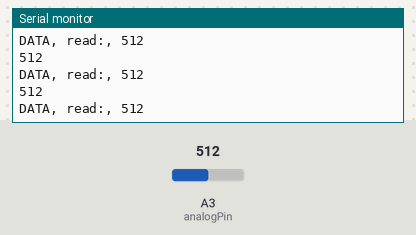
Bench run of a sketch on a simulated Arduino Uno, built with avr-gcc and run on an emulated ATmega328P. Parts: the last lines printed to the serial monitor. Inputs (shaded band) come from the test bench; at power-on: A3 (analogPin) = 512.

Above: at 1.2 s.
1.3 s: A3 (analogPin) set to 991
At 2.4 s:
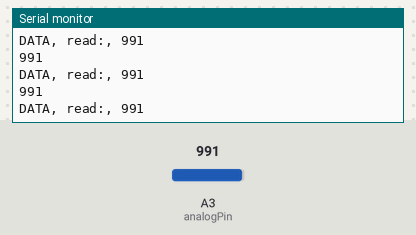
4.3 s: A3 (analogPin) set to 1007
At 5.3 s:
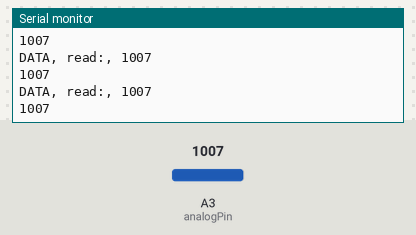
Timing chart, 0 to 7.3 s (numbered marks = the images above; inputs shaded):
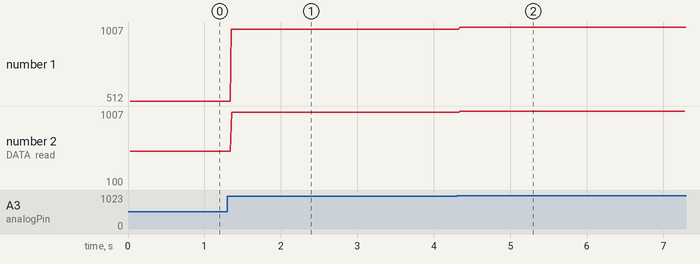

The sketch:

test1.ino
```cpp
int analogPin = 3;
int val = 0;

  void setup()
  {
    Serial.begin(9600);  // this is for serial monitor to see the muscle sensor value you're getting

     Serial.begin(14400);                 //for
    Serial.println("CLEARDATA");          //excel
Serial.println("LABEL,Acolumn");          //use
Serial.println("RESETTIMER");             //only
  }
  void loop()
{
            val = analogRead(analogPin); //muscle sensor connected to pin A3 being stated as val
            Serial.println(val);

                                  Serial.print("DATA, read:, ");    //excel read,
                                  Serial.print(val);       //not needed
                                  Serial.println();                 //after knowing
                                  delay(5);                         //it works
}
```

Measured:
- the behaviour switches between 999 and 1000 on A3 (analogPin) (found by bisection; images 1 and 2)
- after the input at 1.3 s, the serial monitor: prints a new line after 0.05 s (image 1)
- after the input at 4.3 s, the serial monitor: prints a new line at once (image 2)
- plotted number 1: 512 → 991 after the input at 1.3 s, 991 → 1007 after the input at 4.3 s
- plotted number 2: 512 → 991 after the input at 1.3 s, 991 → 100 after the input at 4.3 s
